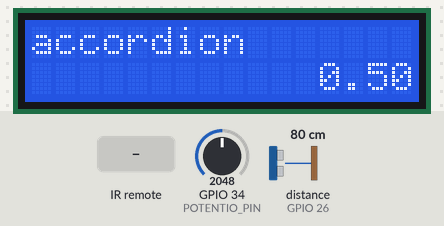
Bench run of a sketch on a simulated ESP32. Shown: 16×2 character LCD. The test bench sets the inputs (shaded band); at power-on: distance to the obstacle (sensor on GPIO 26) 80 cm, GPIO 34 (POTENTIO_PIN) = 2048. The echo pulse lasts 58.3 µs per cm; WiFi joins after 1.5 s; servers stay silent unless stated; what the sketch prints to the serial monitor is not drawn.

Above: at 2.8 s.
2.9 s: distance to the obstacle (sensor on GPIO 26) set to 2 cm
At 3.4 s:
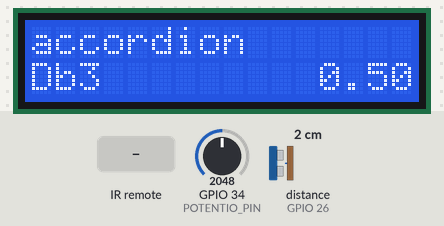
4.5 s: infrared code 0x15 received
At 5.7 s:
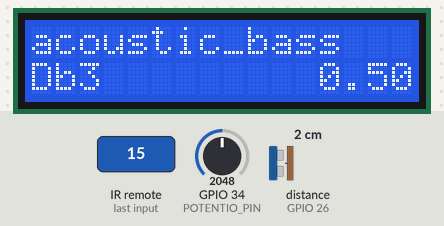
6.0 s: distance to the obstacle (sensor on GPIO 26) set to 4 cm
At 7.3 s:
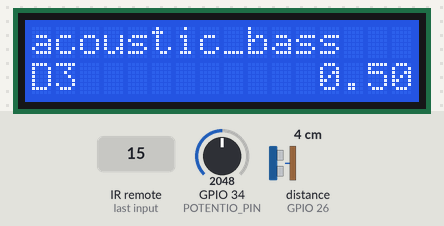
7.6 s: infrared code 0x07 received
At 8.6 s:
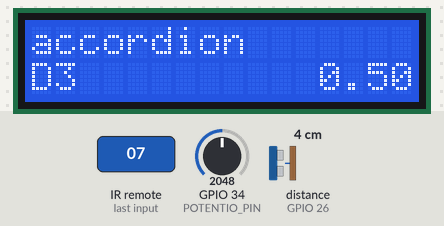
9.1 s: distance to the obstacle (sensor on GPIO 26) set to 9 cm
At 10.1 s:
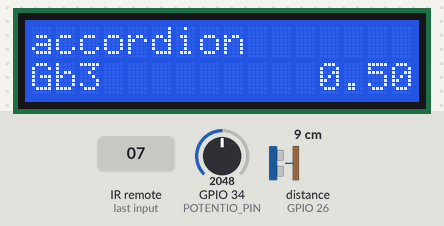
10.7 s: distance to the obstacle (sensor on GPIO 26) set to 18 cm
At 11.4 s:
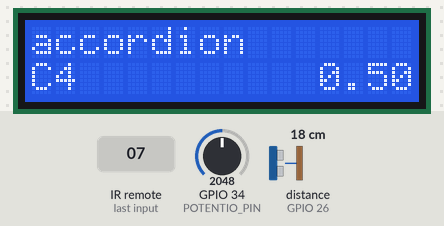
Timing chart, 0 to 13.3 s (numbered marks = the images above; inputs shaded):
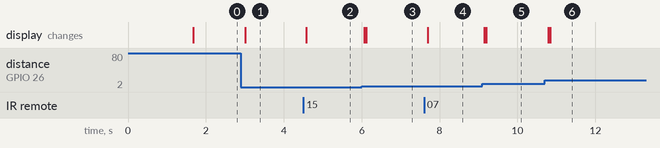

The sketch:

theremini.ino
```cpp
#include <FirebaseESP32.h>
#include <NewPing.h>
#include <Wire.h>
#include <LiquidCrystal_I2C.h>
#include <WiFi.h>
#include <IRremote.h>

#define TRIGGER_PIN   25
#define ECHO_PIN      26
#define MAX_DISTANCE  40
#define RECEIVER_PIN  35
#define POTENTIO_PIN  34

#define WIFI_SSID     "GECE-B105"
#define WIFI_PASS     "snusnu38"
#define INST_STR      "accordion acoustic_bass acoustic_grand_piano acoustic_guitar_nylon acoustic_guitar_steel agogo alto_sax applause bagpipe banjo baritone_sax bassoon bird_tweet blown_bottle brass_section breath_noise bright_acoustic_piano celesta cello choir_aahs church_organ clarinet clavinet contrabass distortion_guitar drawbar_organ dulcimer electric_bass_finger electric_bass_pick electric_grand_piano electric_guitar_clean electric_guitar_jazz electric_guitar_muted electric_piano_1 electric_piano_2 english_horn fiddle flute french_horn fretless_bass fx_1_rain fx_2_soundtrack fx_3_crystal fx_4_atmosphere fx_5_brightness fx_6_goblins fx_7_echoes fx_8_scifi glockenspiel guitar_fret_noise guitar_harmonics gunshot harmonica harpsichord helicopter honkytonk_piano kalimba koto lead_1_square lead_2_sawtooth lead_3_calliope lead_4_chiff lead_5_charang lead_6_voice lead_7_fifths lead_8_bass__lead marimba melodic_tom music_box muted_trumpet oboe ocarina orchestra_hit orchestral_harp overdriven_guitar pad_1_new_age pad_2_warm pad_3_polysynth pad_4_choir pad_5_bowed pad_6_metallic pad_7_halo pad_8_sweep pan_flute percussive_organ piccolo pizzicato_strings recorder reed_organ reverse_cymbal rock_organ seashore shakuhachi shamisen shanai sitar slap_bass_1 slap_bass_2 soprano_sax steel_drums string_ensemble_1 string_ensemble_2 synth_bass_1 synth_bass_2 synth_brass_1 synth_brass_2 synth_choir synth_drum synth_strings_1 synth_strings_2 taiko_drum tango_accordion telephone_ring tenor_sax timpani tinkle_bell tremolo_strings trombone trumpet tuba tubular_bells vibraphone viola violin voice_oohs whistle woodblock xylophone"
#define NOTE_STR      "C Db D Eb E F Gb G Ab A Bb B"
#define FIREBASE_HOST "theremini-default-rtdb.firebaseio.com/"
#define FIREBASE_AUTH "LTyHR3ei8A3d8Hc56djoEgvOAxrOwROSEx8czqAf"
#define WHITE_SPACE   "         "

NewPing sonar(TRIGGER_PIN, ECHO_PIN, MAX_DISTANCE);
LiquidCrystal_I2C lcd(0x27, 16, 2);
IRrecv receiver(RECEIVER_PIN);
FirebaseData firebaseData;

String instList[200];
String noteList[100];
String curNote = "";
String curInst = "accordion";
int instSize, noteSize;
int curInstIdx;

void fetchList() {
  String instStr = INST_STR;
  while (instStr.length() > 0) {
    int index = instStr.indexOf(' ');
    if (index == -1) {
      instList[instSize++] = instStr;
      break;
    }
    else {
      instList[instSize++] = instStr.substring(0, index);
      instStr = instStr.substring(index + 1);
    }
  }
  String noteStr = NOTE_STR;
  while (noteStr.length() > 0) {
    int index = noteStr.indexOf(' ');
    if (index == -1) {
      noteList[noteSize++] = noteStr;
      break;
    }
    else {
      noteList[noteSize++] = noteStr.substring(0, index);
      noteStr = noteStr.substring(index + 1);
    }
  }
  int sOct = 3, eOct = 4;
  for (int i = eOct; i >= sOct; i--) {
    for (int j = 0; j < noteSize; j++) {
      noteList[(i - sOct) * noteSize + j] = noteList[j] + String(i);
    }
  }
  noteSize *= (eOct - sOct + 1);
}

int prevNoteIdx = -1;
String getNote(int pitch) {
  if (pitch == 0) {
    prevNoteIdx = -1;
    return "";
  }
  int curNoteIdx = pitch * noteSize / 2000;
  if (curNoteIdx == prevNoteIdx) {
    return noteList[curNoteIdx];
  }
  prevNoteIdx = curNoteIdx;
  return "";
}

void setup() {
  fetchList();
  Serial.begin(115200);
  pinMode(POTENTIO_PIN, INPUT);

  lcd.init();
  lcd.init();
  lcd.backlight();
  receiver.enableIRIn();

  delay(10);
  Serial.println();
  Serial.print("Connecting");
  WiFi.begin(WIFI_SSID, WIFI_PASS);
  while (WiFi.status() != WL_CONNECTED) {
    delay(500);
    Serial.print(".");
  }
  Serial.println("");
  Serial.print("WiFi connected IP: ");
  Serial.println(WiFi.localIP());

  Firebase.begin(FIREBASE_HOST, FIREBASE_AUTH);
}

void loop() {
  if (receiver.decode()) {
    int cmd = receiver.decodedIRData.command;
    receiver.resume();
    if (cmd == 0x15) curInstIdx++;
    if (cmd == 0x07) curInstIdx--;
    curInstIdx = (curInstIdx + instSize) % instSize;
    curInst = instList[curInstIdx];
  }

  int pitch = sonar.ping();
  String inst = curInst;
  String note = getNote(pitch);
  String volume = String(analogRead(POTENTIO_PIN) / 4096.0);

  lcd.setCursor(0, 0);
  lcd.print(inst + WHITE_SPACE);
  lcd.setCursor(0, 1);
  lcd.print(note + WHITE_SPACE);
  lcd.setCursor(12, 1);
  lcd.print(volume);

  if (note != "" && curNote != note) {
    FirebaseJson json;
    json.set("inst", inst);
    json.set("note", note);
    json.set("volume", volume);
    Firebase.set(firebaseData, "/theremini", json);
    Serial.println(inst + "-" + note + "-" + volume);
    curNote = note;
  }
  delay(30);
}
```

Measured:
- after the input at 2.9 s, the display: changes after 0.11 s (image 1)
- after the input at 4.5 s, the display: changes after 0.08 s (image 2)
- after the input at 6.0 s, the display: first changes after 0.07 s (image 3 shows a later state)
- after the input at 7.6 s, the display: changes after 0.09 s (image 4)
- after the input at 9.1 s, the display: first changes after 0.05 s (image 5 shows a later state)
- after the input at 10.7 s, the display: first changes after 0.08 s (image 6 shows a later state)
